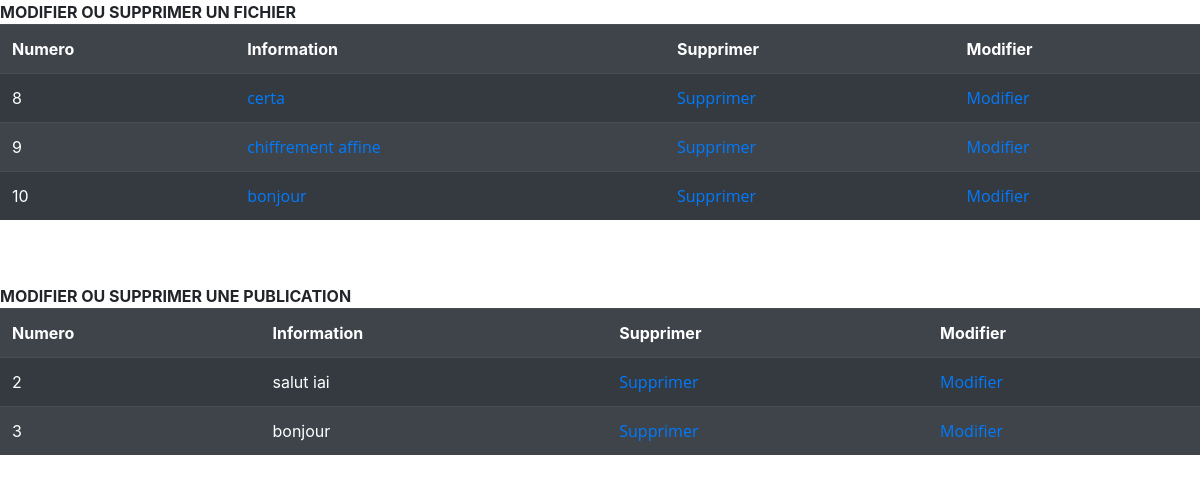
Screenshot of /projetweb1/comAdmin.php with the database file from the repository.
### tables this page shows
CREATE TABLE `publier` (
  `id` int(11) NOT NULL,
  `contenu` varchar(1000) NOT NULL,
  `libelle` varchar(32) NOT NULL
);

CREATE TABLE `texte` (
  `id` int(11) NOT NULL,
  `texte` varchar(225) NOT NULL
);

### projetweb1/comAdmin.php (the view, shortened to what this page needs)
<!DOCTYPE html>
<html lang="fr">
<head>
  <link href="style.css" rel="stylesheet" type="text/css">
  <link rel="stylesheet" href="css/bootstrap.css">
  <link rel="stylesheet" href="style.css">
  <link href="https://cdnjs.cloudflare.com/ajax/libs/font-awesome/5.8.2/css/all.css" rel="stylesheet" type="text/css">
</head>
<?php
require 'connexionbd.php';
$req=$bdd->query("select * from publier");
$req1=$bdd->query("select * from texte");
?>
<div  >
<table class="table table-dark table-striped">
<b>MODIFIER OU SUPPRIMER UN FICHIER</b>
  <tr>
    <th>Numero</th>
    <th>Information</th>
    <th>Supprimer</th>
    <th>Modifier</th>
  </tr>
  <?php
  while($result=$req->fetch())
  {
      echo "<tr>";?>
      <?php $id=$result['id'];
      $fichier=$result['contenu'];
      $libelle=$result['libelle'];
      ?>
         <td><?php echo $result['id']?></td>
               <td> <a href=<?php echo $result['contenu'];?> >  <?php echo $result['libelle'];?> </a></td>
               <?php  echo"<td> <a href='supPub.php?id=$id'> Supprimer  </td>"; ?>
<?php  echo"<td> <a href='modPub.php?id=$id&fichier=$fichier&libelle=$libelle'> Modifier </td>"; ?>
              </tr>
              <?php
  }
    ?>
</table>
</div>
<br>
<br>
<div  >
<table class="table table-dark table-striped">
<b>MODIFIER OU SUPPRIMER UNE PUBLICATION</b>
  <tr>
    <th>Numero</th>
    <th>Information</th>
    <th>Supprimer</th>
    <th>Modifier</th>
  </tr>
  <?php
  while($result1=$req1->fetch())
  {
      echo "<tr>";?>
      <?php $id=$result1['id'];
      $texte=$result1['texte'];
      ?>
         <td><?php echo $result1['id']?></td>
         <td><?php echo $result1['texte']?></td>
         <?php  echo"<td> <a href='supptext.php?id=$id'> Supprimer  </td>"; ?>
        <?php  echo"<td> <a href='textmod.php?id=$id&texte=$texte'> Modifier </td>"; ?>
              </tr>
              <?php
  }
    ?>
</table>
</div>

### projetweb1/style.css (style rules this page uses)
h1,h2,h3,a,p { font-family: 'Open Sans', sans-serif; }

### rows the page displays
publier: id "8", libelle "certa"
publier: id "9", libelle "chiffrement affine"
publier: id "10", libelle "bonjour"
texte: id "2", texte "salut iai"
texte: id "3", texte "bonjour"
